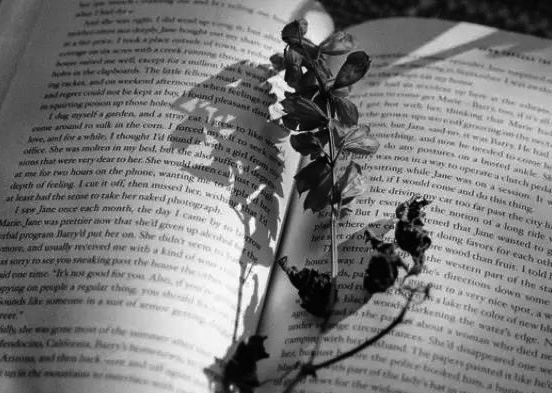
#> input picture opencv/image4.jpg, 552 x 393 px
$ python poly_approx.py image4.jpg   (Python 2 division)   (older library calls are emulated)
#> lines starting #> are read from the running program, lines starting #| are printed output that depends on the picture; after the words box and inside, x2 and y2 are one past the last pixel; in counts of white or black regions, pixels touching at a corner belong together
#! /usr/bin/env python
# coding:utf-8
import cv2
import numpy as np
import sys

img = cv2.imread(sys.argv[1], 0)
#> img is the input picture: shape (393, 552); min 0, max 255, mean 122
#阈值筛选，转为二值图
ret,thresh = cv2.threshold(img,127,255,1)
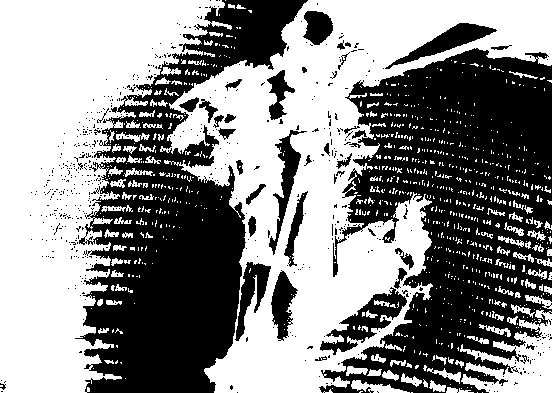
#> thresh: shape (393, 552); 54.6% white; 621 black regions (581 under 20 px)
#寻找轮廓mode=3,offset=2
thresh,contours,hierarchy = cv2.findContours(thresh, 3, 2)
#> contours = 1719 contours, 1591 with area under 20; largest, box (x1, y1, x2, y2) and area: (160, 0, 552, 393) 67737, (0, 0, 232, 393) 46709, (460, 310, 552, 393) 3516, (319, 286, 408, 356) 2248, (384, 22, 498, 70) 1520
#生成一张对比图
# thresh2 = np.copy(thresh)
# cv2.imshow('test2',thresh2)

#筛选轮廓顶点，epsilon越小，顶点更加丰富
epsilon = 0.002*cv2.arcLength(contours[1],True)
#> epsilon = 0
approx = cv2.approxPolyDP(contours[1],epsilon,True)
#> approx = [[477, 392]]
#在原图上连接顶点，画出多边形
cv2.polylines(img,[approx],True,(122,0,0),3)
#> img: shape (393, 552); under 0.01% of pixels changed, all inside (x1, y1, x2, y2) = (475, 390, 480, 393)
# cv2.drawContours(img,contours,1,(122,0,0),2)
cv2.imshow('test',img)
cv2.waitKey(0)
cv2.destroyAllWindows()
print approx
#| [[[477 392]]]
